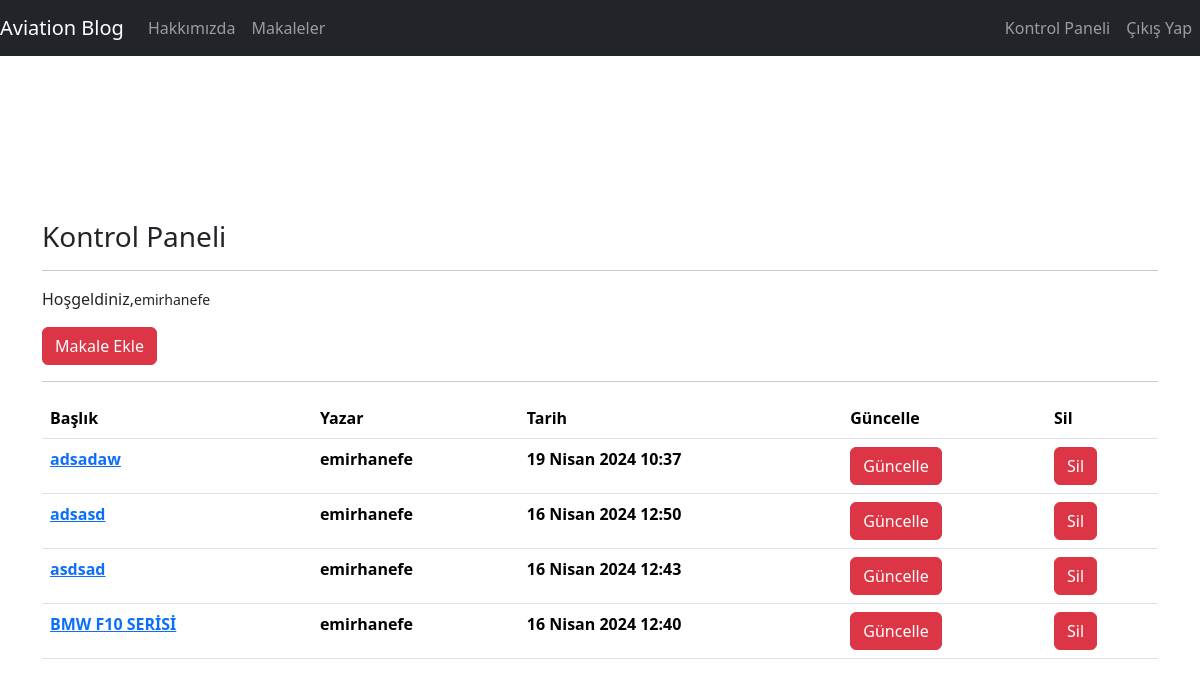
Screenshot of /articles/dashboard/ (signed in) with the database file from the repository.
### article/models.py (models this page shows, shortened)
class Article(models.Model):
    author = models.ForeignKey("auth.User",on_delete = models.CASCADE,verbose_name = "Yazar ")
    title = models.CharField(max_length = 50,verbose_name = "Başlık")
    content = RichTextField()
    created_date = models.DateTimeField(auto_now_add=True,verbose_name="Oluşturulma Tarihi")
    class Meta:
        ordering = ['-created_date']

### article/views.py (the view)
# urls.py: path('dashboard/',views.dashboard,name = "dashboard"),
def dashboard(request):
    articles = Article.objects.filter(author = request.user)
    context = {
        "articles" : articles
    }
    return render(request,"dashboard.html",context)

### templates/dashboard.html
{% extends "layout.html" %}
{% block body %}
  <h3>Kontrol Paneli</h3>
  <hr>
  <p>Hoşgeldiniz,<small>{{request.user.username}}</small></p>
  <a class = "btn btn-danger" href = "{% url 'article:addarticle' %}">Makale Ekle</a>
  <hr>
  <div class="bd-example">
    <table class="table table-hover">
        <thead>
      <tr>
        <th scope="col">Başlık</th>
        <th scope="col">Yazar</th>
        <th scope="col">Tarih</th>
        <th scope="col">Güncelle</th>
        <th scope="col">Sil</th>
      </tr>
    </thead>
    <tbody>
      {% for article in articles  %}
      <tr>
        <th scope="col"><a href = "{% url 'article:detail' article.id %}">{{article.title}}</a></th>
        <th scope="col">{{article.author}}</th>
        <th scope="col">{{article.created_date}}</th>
        <th scope="col"><a href = "{% url 'article:update' article.id %}" class = "btn btn-danger">Güncelle</button></th>
        <th scope="col"><a href = "{% url 'article:delete' article.id %}" class = "btn btn-danger">Sil</button></th>
      </tr>
      {% endfor %}
    </tbody>
    </table>
  </div>
{% endblock body %}

### rows the page displays
Article: title "adsadaw", author "emirhanefe", created_date "19 Nisan 2024 10:37"
Article: title "adsasd", author "emirhanefe", created_date "16 Nisan 2024 12:50"
Article: title "asdsad", author "emirhanefe", created_date "16 Nisan 2024 12:43"
Article: title "BMW F10 SERİSİ", author "emirhanefe", created_date "16 Nisan 2024 12:40"

### other values shown
{{ request.user.username }} "emirhanefe"
